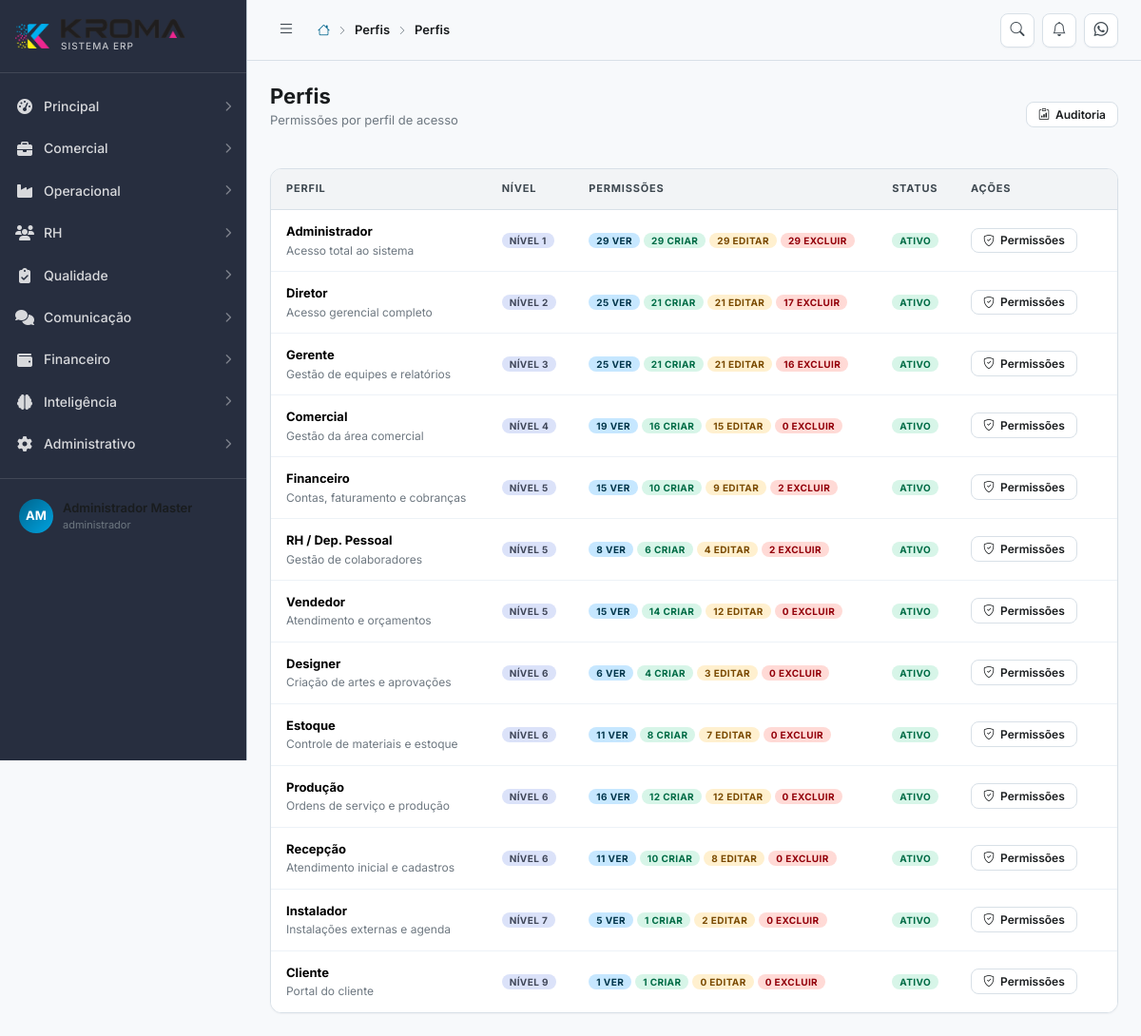
/perfis (signed in), run on the app's committed database.
### tables this page shows
CREATE TABLE IF NOT EXISTS perfis (
    id          INT UNSIGNED AUTO_INCREMENT PRIMARY KEY,
    nome        VARCHAR(50) NOT NULL UNIQUE,
    label       VARCHAR(100) NOT NULL,
    descricao   TEXT,
    nivel       TINYINT DEFAULT 5 COMMENT 'Nível hierárquico: 1=mais alto',
    ativo       TINYINT(1) DEFAULT 1,
    created_at  DATETIME DEFAULT CURRENT_TIMESTAMP
);

### index.php (called while the page is built, shortened)
<?php
require_once CONFIG_PATH . '/database.php';
require_once APP_PATH . '/Services/Router.php';
$router = new App\Services\Router();
$router->dispatch();

### config/database.php (called while the page is built, shortened)
<?php
class Database
{
    private static ?PDO $instance = null;
    public static function getInstance(): PDO
    {
        if (self::$instance === null) {
            try {
                $dsn = sprintf(
                    'mysql:host=%s;port=%s;dbname=%s;charset=%s',
                    DB_HOST, DB_PORT, DB_NAME, DB_CHARSET
                );
                self::$instance = new PDO($dsn, DB_USER, DB_PASS, [
                    PDO::ATTR_ERRMODE            => PDO::ERRMODE_EXCEPTION,
                    PDO::ATTR_DEFAULT_FETCH_MODE => PDO::FETCH_ASSOC,
                    PDO::ATTR_EMULATE_PREPARES   => false,
                    PDO::MYSQL_ATTR_INIT_COMMAND => "SET NAMES utf8mb4 COLLATE utf8mb4_unicode_ci",
                ]);
            } catch (PDOException $e) {
                if (APP_ENV === 'development') {
                    die('Erro de conexão com banco de dados: ' . $e->getMessage());
                } else {
                    die('Erro interno do sistema. Tente novamente mais tarde.');
                }
            }
        }
        return self::$instance;
    }
}
function db(): PDO
{
    return Database::getInstance();
}

### app/Services/Auth.php (called while the page is built, shortened)
<?php
class Auth
{
    public static function usuario(): ?array
    {
        return $_SESSION['usuario'] ?? null;
    }
    public static function perfil(): ?string
    {
        return $_SESSION['usuario']['perfil'] ?? null;
    }
    public static function temPerfil(string|array $perfis): bool
    {
        $perfilAtual = self::perfil();
        if (is_array($perfis)) {
            return in_array($perfilAtual, $perfis);
        }
        return $perfilAtual === $perfis;
    }
    public static function pode(string $permissao): bool
    {
        $permissoes = $_SESSION['permissoes'] ?? [];
        return in_array($permissao, $permissoes) || self::temPerfil('administrador');
    }
}

### app/Views/perfis/index.php (the view, shortened to what this page needs)
<div class="table-wrapper">
    <table class="table">
        <thead>
            <tr>
                <th>Perfil</th>
                <th>Nível</th>
                <th>Permissões</th>
                <th>Status</th>
                <th width="170">Ações</th>
            </tr>
        </thead>
        <tbody>
            <?php foreach ($perfis as $perfil): ?>
            <tr>
                <td>
                    <div style="font-weight:700"><?= htmlspecialchars($perfil['label']) ?></div>
                    <div style="font-size:12px;color:var(--text-muted)"><?= htmlspecialchars($perfil['descricao'] ?? '') ?></div>
                </td>
                <td><span class="badge badge-info">Nível <?= (int)$perfil['nivel'] ?></span></td>
                <td>
                    <div class="d-flex flex-wrap gap-1">
                        <span class="badge badge-primary"><?= (int)$perfil['total_ver'] ?> ver</span>
                        <span class="badge badge-success"><?= (int)$perfil['total_criar'] ?> criar</span>
                        <span class="badge badge-warning"><?= (int)$perfil['total_editar'] ?> editar</span>
                        <span class="badge badge-danger"><?= (int)$perfil['total_excluir'] ?> excluir</span>
                    </div>
                </td>
                <td>
                    <span class="badge <?= $perfil['ativo'] ? 'badge-success' : 'badge-secondary' ?>">
                        <?= $perfil['ativo'] ? 'Ativo' : 'Inativo' ?>
                    </span>
                </td>
                <td>
                    <a class="btn btn-secondary btn-sm" href="<?= APP_URL ?>/perfis/<?= $perfil['id'] ?>/permissoes">
                        <i class="bi bi-shield-check"></i> Permissões
                    </a>
                </td>
            </tr>
            <?php endforeach; ?>
        </tbody>
    </table>
</div>

### app/Services/Router.php (shortened to what this page needs)
<?php
class Router
{
    private array $routes = [];
    private string $basePath = '';
    public function __construct()
    {
        $scriptDir = dirname($_SERVER['SCRIPT_NAME']);
        $this->basePath = rtrim($scriptDir, '/');
    }
    private function addRoute(string $method, string $path, $handler): void
    {
        $this->routes[] = [
            'method'  => $method,
            'path'    => $path,
            'handler' => $handler,
        ];
    }
    public function dispatch(): void
    {
        $method = $_SERVER['REQUEST_METHOD'];
        $uri    = $_SERVER['REQUEST_URI'];
        $uri = '/' . ltrim(substr($uri, strlen($this->basePath)), '/');
        $uri = rtrim($uri, '/') ?: '/';
        foreach ($this->routes as $route) {
            if ($route['method'] !== $method) continue;
            $pattern = $this->pathToRegex($route['path']);
            if (preg_match($pattern, $uri, $matches)) {
                $params = array_filter($matches, 'is_string', ARRAY_FILTER_USE_KEY);
                $this->callHandler($route['handler'], $params);
                return;
            }
        }
    }
    private function pathToRegex(string $path): string
    {
        $pattern = preg_replace('/\/:([^\/]+)/', '/(?P<$1>[^/]+)', $path);
        return '#^' . $pattern . '$#';
    }
    private function callHandler($handler, array $params): void
    {
        if (is_string($handler) && strpos($handler, '@') !== false) {
            [$class, $method] = explode('@', $handler);
            $controller = new $fullClass();
            call_user_func_array([$controller, $method], $params);
            return;
        }
    }
}

### app/Views/layouts/main.php (shortened to what this page needs)
<?php
$usuario    = Auth::usuario();
$titulo     = $titulo ?? 'Dashboard';
$subtitulo  = $subtitulo ?? '';
$breadcrumbs = $breadcrumbs ?? [];
$homeUrl = Auth::temPerfil('cliente') ? '/portal' : (Auth::pode('bi') ? '/bi' : (Auth::pode('dashboard') ? '/dashboard' : '/perfil'));
$iniciais = implode('', array_map(fn($p) => strtoupper($p[0]), array_slice(explode(' ', $usuario['nome'] ?? 'U'), 0, 2)));
?>
<!DOCTYPE html>
<html lang="pt-BR" data-theme="light">
<head>
    <link rel="stylesheet" href="https://cdn.jsdelivr.net/npm/bootstrap@5.3.2/dist/css/bootstrap.min.css">
    <link rel="stylesheet" href="https://cdn.jsdelivr.net/npm/bootstrap-icons@1.11.3/font/bootstrap-icons.min.css">
    <link rel="stylesheet" href="https://cdnjs.cloudflare.com/ajax/libs/font-awesome/6.5.1/css/all.min.css">
    <link rel="stylesheet" href="https://cdn.datatables.net/1.13.7/css/dataTables.bootstrap5.min.css">
    <link rel="stylesheet" href="<?= APP_URL ?>/public/assets/css/kroma.css">
</head>
<body>
    <div class="kroma-wrapper">
        <aside class="sidebar" id="sidebar">
            <div class="sidebar-brand">
                <img src="<?= APP_URL ?>/public/assets/img/icone.png" alt="KROMA" class="logo-icon-img">
                <div>
                    <img src="<?= APP_URL ?>/public/assets/img/nome.png" alt="KROMA PRINT" class="logo-text-img">
                    <div class="logo-sub">Sistema ERP</div>
                </div>
            </div>
            <nav class="sidebar-nav" id="sidebarNav">
                <?php if (Auth::pode('bi') || Auth::pode('dashboard')): ?>
                <div class="menu-group" data-group="principal">
                    <button class="menu-toggle" aria-expanded="false">
                        <i class="fa-solid fa-gauge-high menu-icon"></i>
                        <span>Principal</span>
                        <i class="fa-solid fa-chevron-right arrow"></i>
                    </button>
                </div>
                <?php endif; ?>
                <?php if (Auth::pode('crm') || Auth::pode('clientes') || Auth::pode('orcamentos')): ?>
                <div class="menu-group" data-group="comercial">
                    <button class="menu-toggle" aria-expanded="false">
                        <i class="fa-solid fa-briefcase menu-icon"></i>
                        <span>Comercial</span>
                        <i class="fa-solid fa-chevron-right arrow"></i>
                    </button>
                </div>
                <?php endif; ?>
                <?php if (Auth::pode('produtos') || Auth::pode('producao') || Auth::temPerfil('designer') || Auth::pode('agenda') || Auth::pode('led') || Auth::pode('estoque') || Auth::pode('compras')): ?>
                <div class="menu-group" data-group="operacional">
                    <button class="menu-toggle" aria-expanded="false">
                        <i class="fa-solid fa-industry menu-icon"></i>
                        <span>Operacional</span>
                        <i class="fa-solid fa-chevron-right arrow"></i>
                    </button>
                </div>
                <?php endif; ?>
                <?php if (Auth::pode('colaboradores') || Auth::pode('equipamentos')): ?>
                <div class="menu-group" data-group="rh">
                    <button class="menu-toggle" aria-expanded="false">
                        <i class="fa-solid fa-users menu-icon"></i>
                        <span>RH</span>
                        <i class="fa-solid fa-chevron-right arrow"></i>
                    </button>
                </div>
                <?php endif; ?>
                <?php if (Auth::pode('pops')): ?>
                <div class="menu-group" data-group="qualidade">
                    <button class="menu-toggle" aria-expanded="false">
                        <i class="fa-solid fa-clipboard-check menu-icon"></i>
                        <span>Qualidade</span>
                        <i class="fa-solid fa-chevron-right arrow"></i>
                    </button>
                </div>
                <?php endif; ?>
                <?php if (Auth::pode('chamados') || Auth::pode('whatsapp') || Auth::pode('chat')): ?>
                <div class="menu-group" data-group="comunicacao">
                    <button class="menu-toggle" aria-expanded="false">
                        <i class="fa-solid fa-comments menu-icon"></i>
                        <span>Comunicação</span>
                        <i class="fa-solid fa-chevron-right arrow"></i>
                    </button>
                </div>
                <?php endif; ?>
                <?php if (Auth::pode('financeiro') || Auth::pode('comissoes')): ?>
                <div class="menu-group" data-group="financeiro">
                    <button class="menu-toggle" aria-expanded="false">
                        <i class="fa-solid fa-wallet menu-icon"></i>
                        <span>Financeiro</span>
                        <i class="fa-solid fa-chevron-right arrow"></i>
                    </button>
                </div>
                <?php endif; ?>
                <?php if (Auth::pode('alertas') || Auth::pode('ia') || Auth::pode('planejamento') || Auth::pode('relatorios') || Auth::pode('integracoes')): ?>
                <div class="menu-group" data-group="inteligencia">
                    <button class="menu-toggle" aria-expanded="false">
                        <i class="fa-solid fa-brain menu-icon"></i>
                        <span>Inteligência</span>
                        <i class="fa-solid fa-chevron-right arrow"></i>
                    </button>
                </div>
                <?php endif; ?>
                <?php if (Auth::pode('usuarios') || Auth::pode('empresa')): ?>
                <div class="menu-group" data-group="administrativo">
                    <button class="menu-toggle" aria-expanded="false">
                        <i class="fa-solid fa-gear menu-icon"></i>
                        <span>Administrativo</span>
                        <i class="fa-solid fa-chevron-right arrow"></i>
                    </button>
                </div>
                <?php endif; ?>
            </nav>
            <div class="sidebar-footer">
                <div class="dropdown">
                    <div class="sidebar-user" data-bs-toggle="dropdown">
                        <div class="avatar avatar-sm"><?= htmlspecialchars($iniciais) ?></div>
                        <div class="user-info">
                            <div class="user-name"><?= htmlspecialchars($usuario['nome'] ?? '') ?></div>
                            <div class="user-role"><?= htmlspecialchars($usuario['perfil'] ?? '') ?></div>
                        </div>
                    </div>
                </div>
            </div>
        </aside>
        <div class="main-content" id="mainContent">
            <header class="topbar">
                <button class="topbar-toggle" id="sidebarToggle" aria-label="Menu">
                    <i class="bi bi-list"></i>
                </button>
                <div class="topbar-breadcrumb">
                    <a href="<?= APP_URL . $homeUrl ?>"><i class="bi bi-house"></i></a>
                    <?php foreach ($breadcrumbs as $crumb): ?>
                        <i class="bi bi-chevron-right" style="font-size:10px"></i>
                        <?php if (!empty($crumb['url'])): ?>
                            <a href="<?= APP_URL . $crumb['url'] ?>"><?= htmlspecialchars($crumb['label']) ?></a>
                        <?php else: ?>
                            <span class="current"><?= htmlspecialchars($crumb['label']) ?></span>
                        <?php endif; ?>
                    <?php endforeach; ?>
                    <?php if (!empty($breadcrumbs)): ?>
                        <i class="bi bi-chevron-right" style="font-size:10px"></i>
                    <?php endif; ?>
                    <span class="current"><?= htmlspecialchars($titulo) ?></span>
                </div>
                <div class="topbar-actions">
                    <a href="#" class="topbar-btn" data-bs-toggle="tooltip" title="Busca rápida">
                        <i class="bi bi-search"></i>
                    </a>
                    <?php if (Auth::pode('alertas')): ?>
                        <a href="<?= APP_URL ?>/alertas" class="topbar-btn" id="notif-btn" data-bs-toggle="tooltip" title="Central de Alertas">
                            <i class="bi bi-bell"></i>
                        </a>
                    <?php endif; ?>
                    <?php if (Auth::pode('whatsapp')): ?>
                        <a href="<?= APP_URL ?>/whatsapp" class="topbar-btn" data-bs-toggle="tooltip" title="WhatsApp">
                            <i class="bi bi-whatsapp"></i>
                        </a>
                    <?php endif; ?>
                </div>
            </header>
            <main class="page-content">
                <?php if ($titulo): ?>
                    <div class="page-header">
                        <div>
                            <h1 class="page-title"><?= htmlspecialchars($titulo) ?></h1>
                            <?php if ($subtitulo): ?>
                                <p class="page-subtitle"><?= htmlspecialchars($subtitulo) ?></p>
                            <?php endif; ?>
                        </div>
                        <?php if (isset($headerActions)): ?>
                            <div class="d-flex gap-2 flex-wrap">
                                <?= $headerActions ?>
                            </div>
                        <?php endif; ?>
                    </div>
                <?php endif; ?>
                <?= $content ?? '' ?>
            </main>
        </div>
    </div>
</body>
</html>

### data on the page
perfis: nome "administrador", label "Administrador", descricao "Acesso total ao sistema", nivel "1", total_ver "29", total_criar "29", total_editar "29", total_excluir "29", ativo "ATIVO"
perfis: label "Diretor", descricao "Acesso gerencial completo", nivel "2", total_ver "25", total_criar "21", total_editar "21", total_excluir "17", ativo "ATIVO"
perfis: label "Gerente", descricao "Gestão de equipes e relatórios", nivel "3", total_ver "25", total_criar "21", total_editar "21", total_excluir "16", ativo "ATIVO"
perfis: label "Comercial", descricao "Gestão da área comercial", nivel "4", total_ver "19", total_criar "16", total_editar "15", total_excluir "0", ativo "ATIVO"
perfis: label "Financeiro", descricao "Contas, faturamento e cobranças", nivel "5", total_ver "15", total_criar "10", total_editar "9", total_excluir "2", ativo "ATIVO"
perfis: label "RH / Dep. Pessoal", descricao "Gestão de colaboradores", nivel "5", total_ver "8", total_criar "6", total_editar "4", total_excluir "2", ativo "ATIVO"
perfis: label "Vendedor", descricao "Atendimento e orçamentos", nivel "5", total_ver "15", total_criar "14", total_editar "12", total_excluir "0", ativo "ATIVO"
perfis: label "Designer", descricao "Criação de artes e aprovações", nivel "6", total_ver "6", total_criar "4", total_editar "3", total_excluir "0", ativo "ATIVO"
perfis: label "Estoque", descricao "Controle de materiais e estoque", nivel "6", total_ver "11", total_criar "8", total_editar "7", total_excluir "0", ativo "ATIVO"
perfis: label "Produção", descricao "Ordens de serviço e produção", nivel "6", total_ver "16", total_criar "12", total_editar "12", total_excluir "0", ativo "ATIVO"
perfis: label "Recepção", descricao "Atendimento inicial e cadastros", nivel "6", total_ver "11", total_criar "10", total_editar "8", total_excluir "0", ativo "ATIVO"
perfis: label "Instalador", descricao "Instalações externas e agenda", nivel "7", total_ver "5", total_criar "1", total_editar "2", total_excluir "0", ativo "ATIVO"
perfis: label "Cliente", descricao "Portal do cliente", nivel "9", total_ver "1", total_criar "1", total_editar "0", total_excluir "0", ativo "ATIVO"

### other printed values
$crumb['label'] "Perfis"
